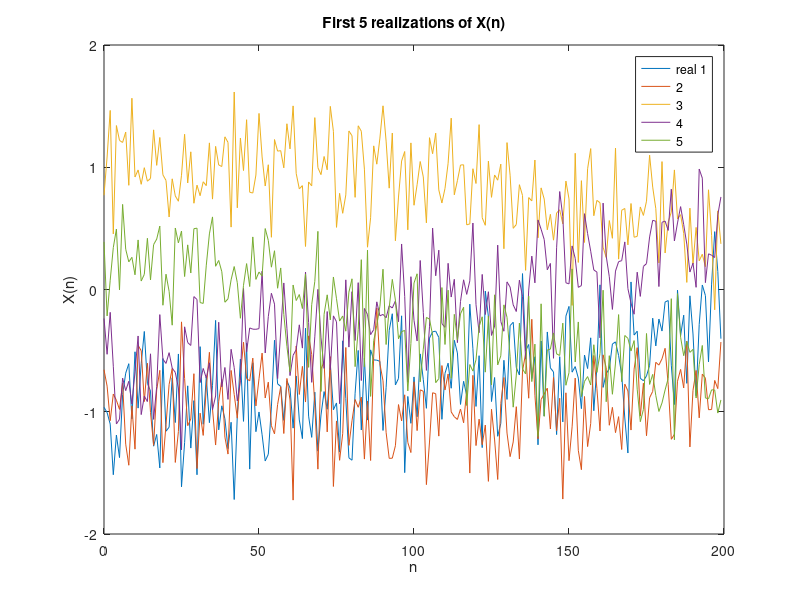

Recreate this plot in MATLAB.

clear; clc;

% Parameters
K       = 1000;      % number of realizations
N       = 10000;     % length of each realization 
fs      = 1000;      % period denominator in the sine argument
sigma2W = 0.1;       % noise variance
sigmaW  = sqrt(sigma2W);

% Time‐index vector
n = (0:N-1)';       

% Random phases
phi = 2*pi * rand(1, K);    

% Preallocate output
X = zeros(N, K);

% Generate AWGN noise matrix 
W = sigmaW * randn(N, K);

% Vectorized construction of X:

S = sin( 2*pi/fs * n + phi );  

% Add noise
X = S + W;


figure;
plot(n(1:200), X(1:200, 1:5)); 
xlabel('n'); ylabel('X(n)');
legend('real 1','2','3','4','5');
title('First 5 realizations of X(n)');
